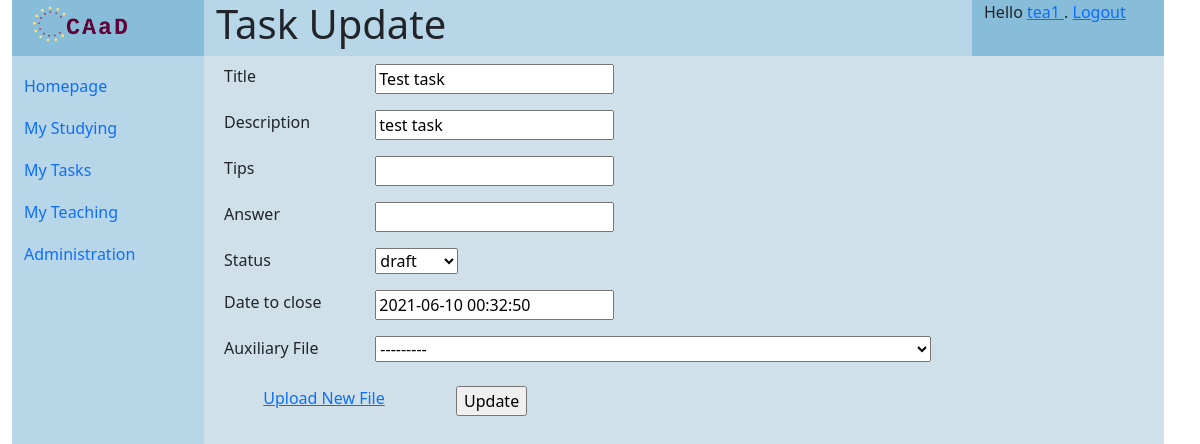
The app's page /courses/task/16/update (signed in) with its own data.
### homeworks/models.py (models this page shows, shortened)
class Task(models.Model):
    TASK_STATUS = [(0, 'draft'), (1, 'running'), (2, 'closed')]
    title = models.CharField('title', max_length=64)
    description = models.CharField('description', max_length=1024)
    tips = models.CharField('tips', max_length=1024, blank=True)
    answer = models.CharField('answer', max_length=1024, blank=True)
    have_docker = models.BooleanField("have docker experiment", default=False)
    dockerfile = models.OneToOneField(DockerFile, on_delete=models.SET_NULL, blank=True, null=True)
    auxiliary_file = models.OneToOneField(SubmissionFile, on_delete=models.SET_NULL, blank=True, null=True)
    status = models.IntegerField(
        'homework status', choices=TASK_STATUS, default=0)
    create_date = models.DateTimeField('date created', default=timezone.now())
    close_date = models.DateTimeField(
        'date to close', default=timezone.now() + timedelta(days=30))
    course = models.ForeignKey(Course, on_delete=models.CASCADE, related_name="tasks", null=True)
    creator = models.ForeignKey(User, on_delete=models.CASCADE, related_name="tasks_created", null=True)

### homeworks/views.py (the view, shortened to what this page needs)
# urls.py: path('task/<int:pk>/update', homework_views.TaskUpdateView.as_view(), name='task_update'),
class TaskUpdateView(CheckGreaterPrivilegeMixin, UpdateView):
    least_privilege = COURSEMEMBER_TEACHER
    model = Task
    fields = ["title", "description", "tips", "answer", "status", "close_date", "auxiliary_file"]
    success_url = "/"
    template_name = "homeworks/task_update.html"
    def dispatch(self, request, *args, **kwargs):
        self.task_id = kwargs["pk"]
        task = Task.objects.get(pk=self.task_id)
        self.course_id = task.course.pk
        return super().dispatch(request, *args, **kwargs)
    def get_context_data(self, **kwargs):
        context = super().get_context_data(**kwargs)
        context['task_id'] = self.object.pk
        context['title'] = "Task Update"
        return context

### courses/models.py (called while the page is built)
    @classmethod
    def get_highest_course_privilege(cls, user_id, course_id):
        if user_id == None or course_id == None:
            return 4
        cm = cls.objects.filter(course__pk=course_id).filter(user__pk=user_id)
        if len(cm) > 0:
            type = 3
            for role in cm:
                if role.type < type:
                    type = role.type
            return type
        return 4

### files/models.py (called while the page is built)
    def __str__(self):
        return "SubmissionFile({}, {})".format(self.pk, self.name)

### utils/check.py (called while the page is built)
    def dispatch(self, request, *args, **kwargs):
        try:
            return super().dispatch(request, *args, **kwargs)
        except Exception as e:
            messages.info(request, "Please login to continue")
            print(e)
            return redirect(reverse("login"))

    def test_func(self):
        if self.course_id == None:
            raise Exception("course_id not set")
        else:
            print("Check {} least({}) in Course({})".format(self.request.user.pk, self.least_privilege, self.course_id))
            return (CourseMember.get_highest_course_privilege(self.request.user.pk, self.course_id) <= self.least_privilege) | self.request.user.is_superuser
        return False

    def dispatch(self, request, *args, **kwargs):
        try:
            return super().dispatch(request, *args, **kwargs)
        except Exception as e:
            messages.error(request, "Permission Denied, login may help")
            print("Exception occur")
            return redirect(reverse("login"))

### templates/homeworks/task_update.html (shortened to what this page needs)
{% extends "generics/base.html" %}
{% block content %}
<form action="{% url 'courses:task_update' task_id %}" method="post">
    <table class="table table-borderless">
        <tr>
            <td>
                <label for="{{ form.title.id_for_label }}">
                    Title
                </label>
            </td>
            <td>
                {{ form.title }}
            </td>
            <td>{{ form.title.errors }}</td>
        </tr>
        <tr>
            <td>
                <label for="{{ form.description.id_for_label }}">
                   Description
                </label>
            </td>
            <td>
                {{ form.description }}
            </td>
            <td>{{ form.description.errors }}</td>
        </tr>
        <tr>
            <td>
                <label for="{{ form.tips.id_for_label }}">
                    Tips
                </label>
            </td>
            <td>
                {{ form.tips }}
            </td>
            <td>{{ form.tips.errors }}</td>
        </tr>
        <tr>
            <td>
                <label for="{{ form.answer.id_for_label }}">
                    Answer
                </label>
            </td>
            <td>
                {{ form.answer }}
            </td>
            <td>{{ form.answer.errors }}</td>
        </tr>
        <tr>
            <td>
                <label for="{{ form.status.id_for_label }}">
                    Status
                </label>
            </td>
            <td>
                {{ form.status }}
            </td>
            <td>{{ form.status.errors }}</td>
        </tr>
        <tr>
            <td>
                <label for="{{ form.close_date.id_for_label }}">
                    Date to close
                </label>
            </td>
            <td>
                {{ form.close_date }}
            </td>
            <td>{{ form.close_date.errors }}</td>
        </tr>
        <tr>
            <td>
                <label for="{{ form.auxiliary_file.id_for_label }}">
                    Auxiliary File
                </label>
            </td>
            <td>
                {{ form.auxiliary_file }}
            </td>
            <td>{{ form.auxiliary_file.errors }}</td>
        </tr>
    </table>
<div class="row">
<div class="d-flex justify-content-center col-3">
    <a href="{% url 'files:index' %}" class="">Upload New File</a>
</div>
<div class="col-3">
    <input type="submit" value="Update">
</div>
</div>
</form>
{% endblock content %}

### templates/generics/base.html (shortened to what this page needs)
{% load static %}
<!DOCTYPE html>
<html>
    <head>
        <link href="{% static 'css/bootstrap.min.css' %}" rel="stylesheet">
        <link rel="stylesheet" href="{% static 'css/base.css' %}">
    </head>
    <body>
<div id="header" class="header container-fluid row">
    <div class="logo col-sm-2 center">
        <a href="{% url 'index' %}"><img src="{% static 'images/logo.png' %}" alt="CAaD" width="" height="50"></a>
    </div>
        <div class="title col-sm-8">
            <h1>{{ title | default:"Fill in title variable" }}<h1>
        </div>
    <div class="user col-sm-2">
        {% block status %}
            {% if user.is_authenticated %}
            Hello
            <a href="{% url 'users:profile' user.username %}">
            {{ user.username }}
            </a>
            . <a href="{% url 'users:logout' %}">Logout</a>
            {% else %}
            Anonymous User. <a href="{% url 'login' %}">Login</a>
            {% endif %}
        {% endblock status %}
    </div>
</div>
<div id="body" class="container-fluid row">
    <div class="navi col-sm-2 flex-fill">
    <nav class="navbar navbar-default" role="navigation">
        <ul class="nav nav-pills flex-column">
            <li class="nav-item">
                <a class="nav-link" href='{% url "index" %}'>Homepage</a>
            </li>
            {% block navigation %}
            <li class="nav-item">
                <a class="nav-link" href='{% url "courses:studying_list_my" %}'>My Studying</a>
            </li>
            <li class="nav-item">
                <a class="nav-link" href='{% url "courses:tasks_list_my" %}'>My Tasks</a>
            </li>
            {% if user.is_staff %}
            <li class="nav-item">
                <a class="nav-link" href='{% url "courses:teaching_list_my" %}'>My Teaching</a>
            </li>
            <li class="nav-item">
                <a class="nav-link" href='{% url "admin:index" %}'>Administration</a>
            </li>
            {% endif %}
            {% endblock %}
        </ul>
    </nav>
    </div>
    <div class="content col-sm-10 container">
    <div class="row align-items-center">
        {% block content%}{% endblock %}
    </div>
    </div>
</div>
    </body>
</html>

### statics/css/base.css (style rules this page uses)
.logo { background-color: #87bdd8; }
.user { background-color: #87bdd8; }
.title { background-color: #b7d7e8; }
#body { min-height: 90vh; }
.navi { background-color: #b7d7e8; }
.nav-link { padding-left: 0; padding-top: 10px; }
.content { background-color: #cfe0e8; border-top: 10px; }

### records on screen
Task: title "Test task", description "test task", status "draft", close_date "2021-06-10 00:32:50", auxiliary_file "---------"

### other values on screen
{{ user.username }} "tea1"
